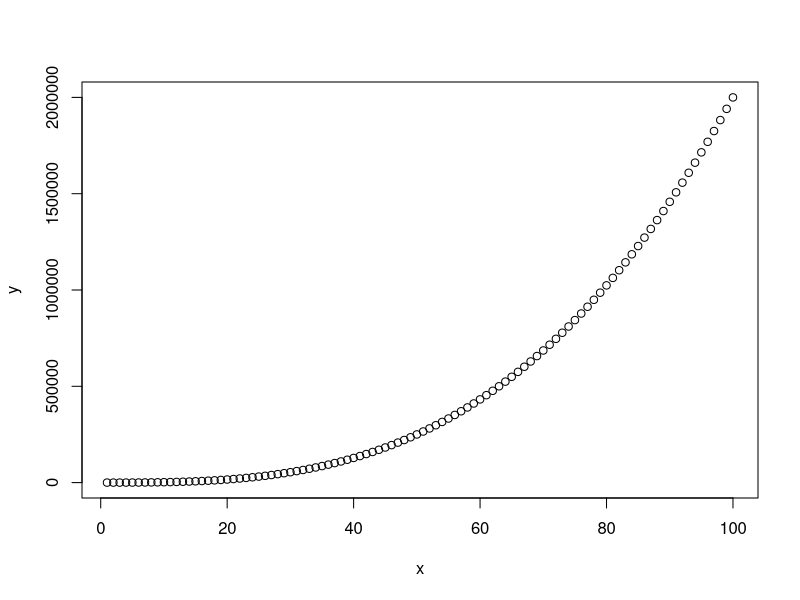
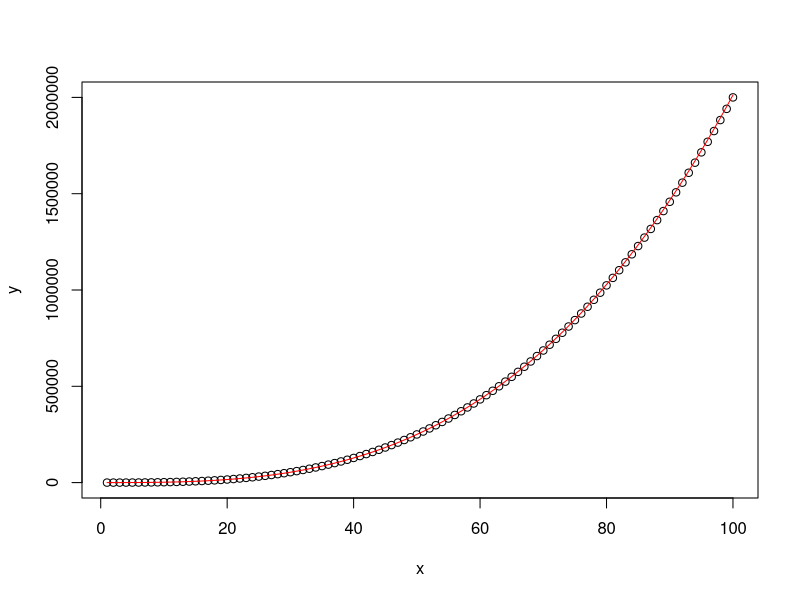
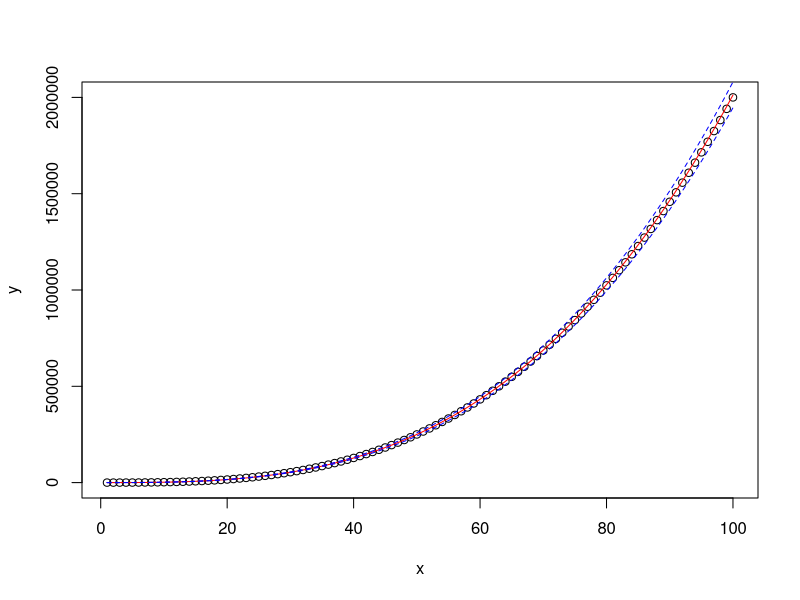

Source code (R) for these figures, in order:
## ---- chunk 1
# Simulate data
x <- seq(1, 100, 1)
y <- 2 * x^3 + rnorm(100)
## ---- chunk 2
# Create scatterplot
plot(x, y)
## ---- chunk 3
# Transform data
log_y <- log(y)
log_x <- log(x)
## ---- chunk 4
# Fit power regression model
model <- lm(log_y ~ log_x)
## ---- chunk 5
# Summarize model results
summary(model)
## ---- chunk 6
# Predict fitted values
fitted_values <- predict(model, newdata = data.frame(x = x),
                        interval = "prediction",
                        level = 0.95)

# Add fitted model to scatterplot
plot(x, y)
lines(x, exp(fitted_values[, 1]), col = "red")
## ---- chunk 7
# Add fitted model to scatterplot
plot(x, y)
lines(x, exp(fitted_values[, 1]), col = "red")

# Add prediction intervals to scatterplot
lines(x, exp(fitted_values[, 2]), col = "blue", lty = 2)
lines(x, exp(fitted_values[, 3]), col = "blue", lty = 2)
